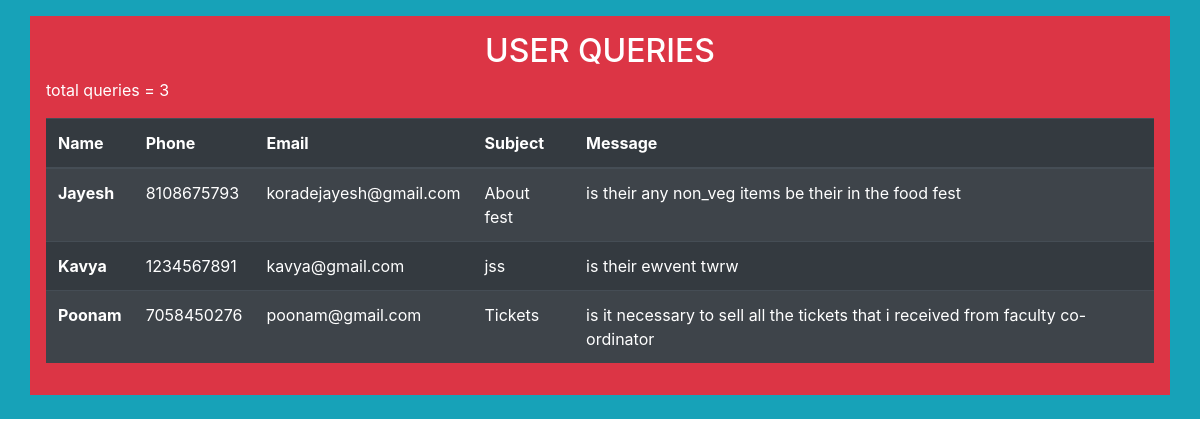
The app's page /home/display12.php with its own data.
### tables this page shows
CREATE TABLE `contact_form` (
  `name` varchar(20) NOT NULL,
  `phone` varchar(20) NOT NULL,
  `email` varchar(40) NOT NULL,
  `subject` varchar(40) NOT NULL,
  `message` text NOT NULL
);

### home/display12.php (the view, shortened to what this page needs)
<?php
include '../dbconnect.php';
?>
<!DOCTYPE html>
<html lang="en">
<head>
    <link rel="stylesheet" href="https://cdn.jsdelivr.net/npm/bootstrap@4.6.2/dist/css/bootstrap.min.css">
    <link rel="stylesheet" href="style.css">
</head>
<body>
    <div class="p-3 mb-2 bg-info text-white animate__animated animate__backInLeft">    <div class="container p-3 mb-2 bg-danger text-white animate__animated animate__swing" >
    <h2 class="underline underline-offset-1 text-center text- decoration-2 animate__animated animate__backInDown">USER QUERIES</h2>
    <p>total queries = <?php $p = "select count(*) as `count` from `contact_form`"; $result= mysqli_query($conn,$p); $row = mysqli_fetch_assoc($result); echo $row['count'];?></p>
        <table class="table table-striped table-dark">
  <thead>
    <tr>
      <th scope="col">Name</th>
      <th scope="col">Phone</th>
      <th scope="col">Email</th>
      <th scope="col">Subject</th>
      <th scope="col">Message</th>
    </tr>
  </thead>
  <tbody class="overflow-y-auto h-32 ...">
    <?php
  $sql   ="Select * from `contact_form`";
  $result = mysqli_query($conn,$sql);
  if($result){
    while($row=mysqli_fetch_assoc($result)){
      $name = $row['name'];
      $phone = $row['phone'];
      $email = $row['email'];
      $subject = $row['subject'];
      $message = $row['message'];
      echo '
          <tr class="animate__animated animate__backInUp">
      <th scope="row">'.$name.'</th>
      <td>'.$phone.'</td>
      <td>'.$email.'</td>
      <td>'.$subject.'</td>
      <td>'.$message.'</td>
    </tr>';
    }
}
?>
  </tbody>
</table>
    </div>
    </div>
</body>
</html>

### records on screen
contact_form: name "Jayesh", phone "8108675793", email "koradejayesh@gmail.com", subject "About fest", message "is their any non_veg items be their in the food fest"
contact_form: name "Kavya", phone "1234567891", email "kavya@gmail.com", subject "jss", message "is their ewvent twrw"
contact_form: name "Poonam", phone "7058450276", email "poonam@gmail.com", subject "Tickets", message "is it necessary to sell all the tickets that i received from faculty co-ordinator"

### other values on screen
$row['count'] "3"
